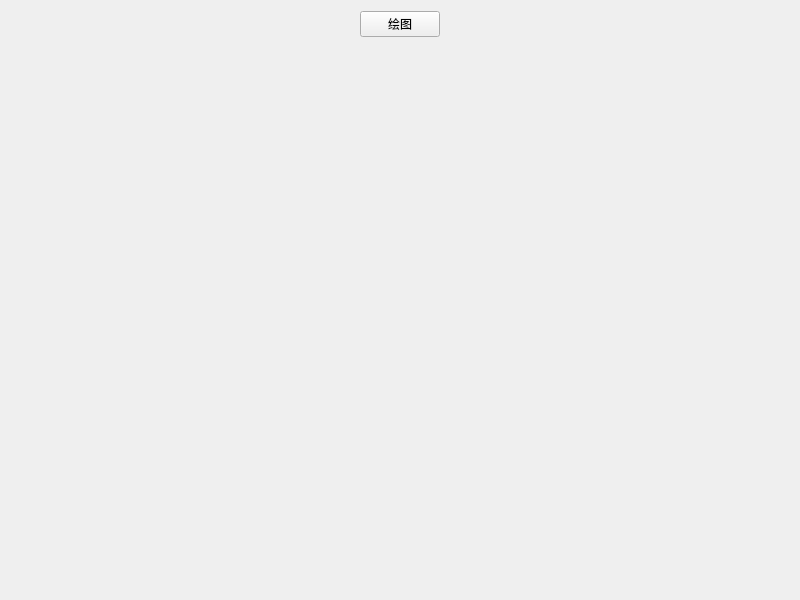
<?xml version="1.0" encoding="UTF-8"?>
<ui version="4.0">
 <class>Widget</class>
 <widget class="QWidget" name="Widget">
  <property name="geometry">
   <rect>
    <x>0</x>
    <y>0</y>
    <width>800</width>
    <height>600</height>
   </rect>
  </property>
  <property name="windowTitle">
   <string>Widget</string>
  </property>
  <layout class="QGridLayout" name="gridLayout">
   <item row="0" column="0">
    <spacer name="horizontalSpacer">
     <property name="orientation">
      <enum>Qt::Horizontal</enum>
     </property>
     <property name="sizeHint" stdset="0">
      <size>
       <width>345</width>
       <height>20</height>
      </size>
     </property>
    </spacer>
   </item>
   <item row="0" column="1">
    <widget class="QPushButton" name="pushButton">
     <property name="text">
      <string>绘图</string>
     </property>
    </widget>
   </item>
   <item row="0" column="2">
    <spacer name="horizontalSpacer_2">
     <property name="orientation">
      <enum>Qt::Horizontal</enum>
     </property>
     <property name="sizeHint" stdset="0">
      <size>
       <width>344</width>
       <height>20</height>
      </size>
     </property>
    </spacer>
   </item>
   <item row="1" column="1">
    <spacer name="verticalSpacer">
     <property name="orientation">
      <enum>Qt::Vertical</enum>
     </property>
     <property name="sizeHint" stdset="0">
      <size>
       <width>20</width>
       <height>550</height>
      </size>
     </property>
    </spacer>
   </item>
  </layout>
 </widget>
 <resources/>
 <connections/>
</ui>
